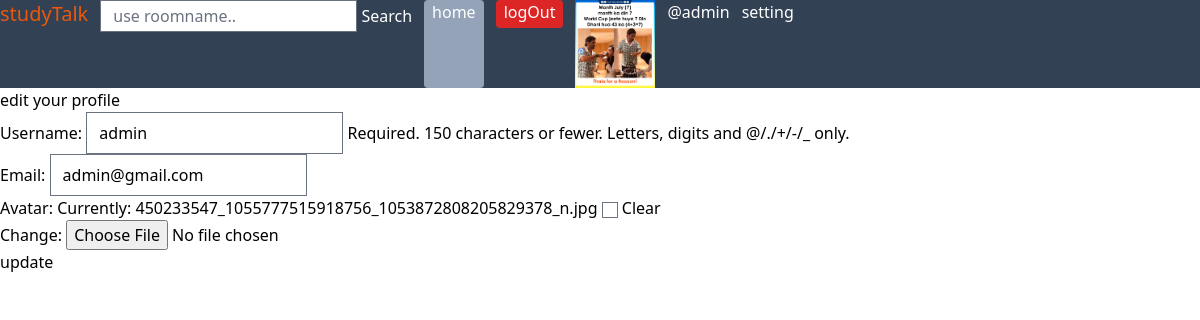
Page /update-profile/ (signed in) on the earlier database version.
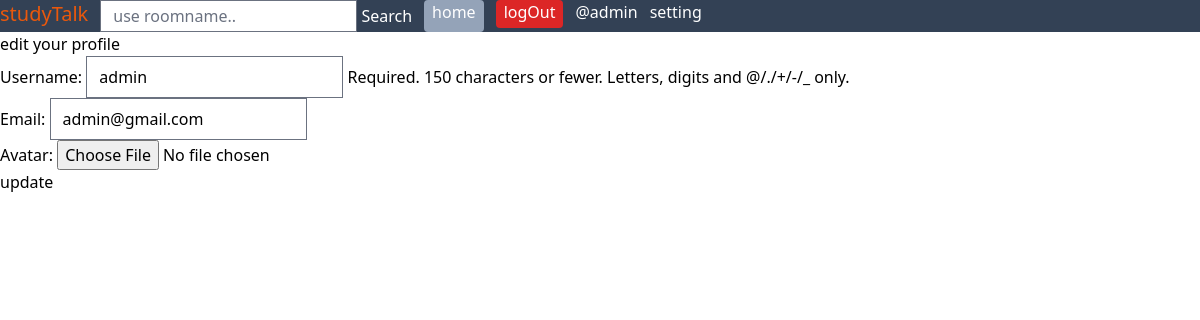
Same page on the later database version.
### base/models.py (models this page shows)
class User(AbstractUser):
    name=models.CharField(max_length=200,null=True)
    email=models.EmailField(unique=True,null=True)
    bio=models.TextField(null=True)
    avatar=models.ImageField(upload_to="images/", null=True,blank=True,default='avatar.svg')
    USERNAME_FIELD='email'
    REQUIRED_FIELDS = ['username']  # Required when creating a superuser

### base/views.py (the view)
# urls.py: path('update-profile/',views.updateProfile,name='update-profile'),
@login_required
def updateProfile(request):
    user=request.user
    form=UserForm(instance=user)
    print(form)
    if request.method=="POST":
        form=UserForm(request.POST,request.FILES,instance=user)
        if form.is_valid():
            form.save()
            return redirect('profile',user_id=user.id)
    return render(request,"base/update-profile.html",{'form':form})

### base/forms.py
class UserForm(forms.ModelForm):
    class Meta:
        model=User
        fields=['username','email','avatar']

### base/templates/base/update-profile.html (shortened to what this page needs)
{% extends "layout.html" %}
{% block content %}
<div class="container">
    <h2>edit your profile</h2>
    <form action="{%url "update-profile" %}" method="post" enctype="multipart/form-data">
        {{form.as_p}}
        <button  type="submit">update</button>
    </form>
</div>
{% endblock %}

### templates/layout.html (shortened to what this page needs)
{% load static %}
{% load static tailwind_tags %}
<!DOCTYPE html>
<html lang="en">
<head>
    <link rel="stylesheet" href="{% static "styles/style.css"%}">
    {% tailwind_css %}
</head>
<body >
    <nav class="bg-slate-700 text-white flex gap-3">
        <span class="text-xl text-orange-600">studyTalk</span>
    <form action="{% url 'search' %}" method="post" class=" ">
        <input
        class="outline-none h-8"
        type="search"
        placeholder="use roomname.."
        name="search_query"
        required aria-label="Search"
     >
     <button  type="submit">Search</button>
    </form>
    <a href="{% url "index" %}" class="bg-slate-400 rounded px-2">home</a>
    {% if user.is_authenticated %}
                <form action="{% url 'logout'%}" method="post" >
                    <button  type="submit" class="bg-red-600 rounded  px-2 pb-1">logOut</button>
                </form>
                {% if user.avatar%}
                <img height="80" width="80" src="{{user.avatar.url}}" alt="avatar">
                {% endif %}
                <a href="{% url "profile" user.id %}">@{{user.username}}</a>
                <a href="{% url "update-profile" %}">setting</a>
    {% else %}
                <a href="{% url "login" %}" class="bg-green-400 rounded px-2 pb-1"><button>login</button></a>
                <a href="{% url "sign-up" %}" class="bg-teal-500 rounded px-2 pb-1"><button>signUP</button></a>
    {% endif %}
            </nav>
    {% block content %}
    {% endblock %}
</body>
</html>

Differences in the rows shown:
changed User "admin": avatar: picture removed
Other differences:
form field as_p: "☐" → (not shown)
text no longer shown: "Username: Required. 150 characters or fewer. Letters, digits and @/./+/-/_ only. Email: Avatar: Currently: 450233547_1055777515918756_1053872808205829378_n.jpg Clear Change:"
text now shown: "Username: Required. 150 characters or fewer. Letters, digits and @/./+/-/_ only. Email: Avatar:"
